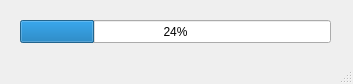
<?xml version="1.0" encoding="UTF-8"?>
<ui version="4.0">
 <class>MainWindow</class>
 <widget class="QMainWindow" name="MainWindow">
  <property name="geometry">
   <rect>
    <x>0</x>
    <y>0</y>
    <width>353</width>
    <height>84</height>
   </rect>
  </property>
  <property name="windowTitle">
   <string>MainWindow</string>
  </property>
  <widget class="QWidget" name="centralwidget">
   <widget class="QProgressBar" name="progressBar">
    <property name="geometry">
     <rect>
      <x>20</x>
      <y>20</y>
      <width>311</width>
      <height>23</height>
     </rect>
    </property>
    <property name="minimumSize">
     <size>
      <width>311</width>
      <height>23</height>
     </size>
    </property>
    <property name="maximumSize">
     <size>
      <width>311</width>
      <height>23</height>
     </size>
    </property>
    <property name="value">
     <number>24</number>
    </property>
   </widget>
  </widget>
  <widget class="QStatusBar" name="statusbar"/>
 </widget>
 <resources/>
 <connections/>
</ui>
